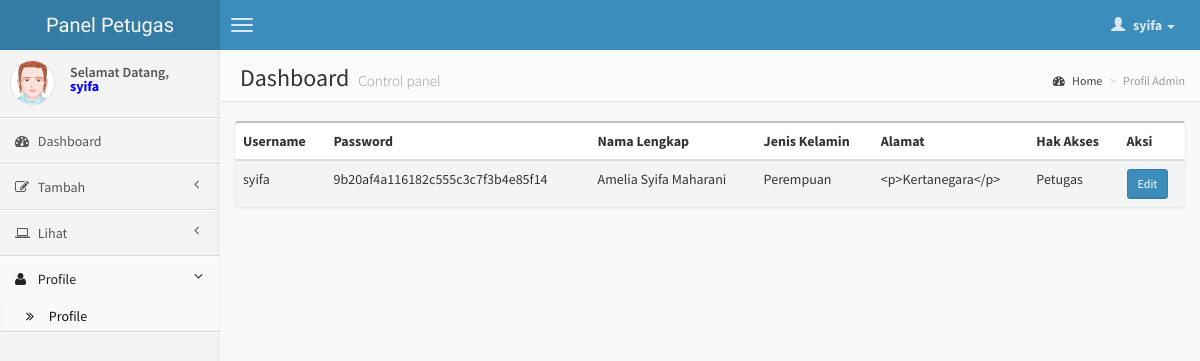
The page /dashboard/petugas/profile.php (signed in) on the database its author committed.
### tables this page shows
CREATE TABLE IF NOT EXISTS `sig_auth_user` (
  `Username` varchar(255) NOT NULL,
  `Password` varchar(255) NOT NULL,
  `Nama_Lengkap` varchar(255) NOT NULL,
  `Jenis_Kelamin` enum('Laki - Laki','Perempuan','','') NOT NULL,
  `Alamat` text NOT NULL,
  `Hak_Akses` enum('Administrator','Petugas') NOT NULL DEFAULT 'Petugas',
  PRIMARY KEY (`Username`)
);

### dashboard/petugas/profile.php (the view, shortened to what this page needs)
<?php
if($_SESSION['Hak_Akses'] == 'Petugas')
{?>
<!DOCTYPE html>
<html>
    <head>
        <link href="css/bootstrap.min.css" rel="stylesheet" type="text/css" />
        <link href="css/font-awesome.min.css" rel="stylesheet" type="text/css" />
        <link href="css/ionicons.min.css" rel="stylesheet" type="text/css" />
        <link href="css/AdminLTE.css" rel="stylesheet" type="text/css" />
    </head>
    <body class="skin-blue">
        <header class="header">
            <a href="index.php" class="logo">
                Panel Petugas
            </a>
            <nav class="navbar navbar-static-top" role="navigation">
                <a href="#" class="navbar-btn sidebar-toggle" data-toggle="offcanvas" role="button">
                    <span class="icon-bar"></span>
                    <span class="icon-bar"></span>
                    <span class="icon-bar"></span>
                </a>
                <div class="navbar-right">
                    <ul class="nav navbar-nav">
                        <li class="dropdown user user-menu">
                            <a href="#" class="dropdown-toggle" data-toggle="dropdown">
                                <i class="glyphicon glyphicon-user"></i>
                                <span><?php echo $_SESSION['Username'];?> <i class="caret"></i></span>
                            </a>
                        </li>
                    </ul>
                </div>
            </nav>
        </header>
        <div class="wrapper row-offcanvas row-offcanvas-left">
            <aside class="left-side sidebar-offcanvas">
                <section class="sidebar">
                    <div class="user-panel">
                        <div class="pull-left image">
                           <?php if($_SESSION['Jenis_Kelamin']== 'Laki - Laki') { ?>
                           <img src="img/avatar5.png" class="img-circle" alt="User Image" />
                           <?php }
				     	   else{ ?>
                           <img src="img/avatar2.png" class="img-circle" alt="User Image" />
                           <?php } ?>
                        </div>
                        <div class="pull-left info">
                            Selamat Datang, <br>
                          <p style="font-weight:bold; color:#00F;"> <?php echo $_SESSION['Username'];?></p>
                        </div>
                    </div>
                    <ul class="sidebar-menu">
                        <li class="">
                            <a href="index.php">
                                <i class="fa fa-dashboard"></i> <span>Dashboard</span>
                            </a>
                        </li>
                        <li class="treeview">
                            <a href="#">
                                <i class="fa fa-edit"></i>
                                <span>Tambah</span>
                                <i class="fa fa-angle-left pull-right"></i>
                            </a>
                        </li>
                        <li class="treeview">
                            <a href="#">
                                <i class="fa fa-laptop"></i>
                                <span>Lihat</span>
                                <i class="fa fa-angle-left pull-right"></i>
                            </a>
                        </li>
                        <li class="treeview active">
                            <a href="#">
                                <i class="fa fa-user"></i>
                                <span>Profile</span>
                                <i class="fa fa-angle-left pull-right"></i>
                            </a>
                            <ul class="treeview-menu">
                                <li class="active"><a href="profile.php"><i class="fa fa-angle-double-right"></i> Profile</a></li>
                            </ul>
                        </li>
                    </ul>
                </section>
            </aside>
            <aside class="right-side">
                <section class="content-header">
                    <h1>
                        Dashboard
                        <small>Control panel</small>
                    </h1>
                    <ol class="breadcrumb">
                        <li><a href="#"><i class="fa fa-dashboard"></i> Home</a></li>
                        <li class="active">Profil Admin</li>
                    </ol>
                </section>
                <section class="content">
                 <div class="row">
                        <div class="col-md-12">
                            <div class="box">
                                <div class="box-body no-padding">
                                	 <table id="example2"  class="table table-striped">
                                        <thead>
                                            <tr>
                                                <th>Username</th>
                                                <th>Password</th>
                                                <th>Nama Lengkap</th>
                                                <th>Jenis Kelamin</th>
                                                <th>Alamat</th>
                                                <th>Hak Akses</th>
                                                <th>Aksi</th>
                                            </tr>
                                         </thead>
                                         <?php
                                $Username = $_SESSION["Username"];
								$queri = mysql_query("SELECT * FROM `sig_auth_user` WHERE Username='$Username'");
								while($urai = mysql_fetch_array($queri))
								{
								?>
                                         <tbody>
                                         	<tr>
                                            	<td><?php echo $urai['Username'];?></td>
                                                <td><?php echo $urai['Password'];?></td>
                                                <td><?php echo $urai['Nama_Lengkap'];?></td>
                                                <td><?php echo $urai['Jenis_Kelamin'];?></td>
                                                <td><?php echo $urai['Alamat'];?></td>
                                                <td><?php echo $urai['Hak_Akses'];?></td>
                                                <td><a href="edit_profile.php?Username=<?php echo $urai['Username'];?>" title="Edit"><button class="btn btn-primary btn-sm">Edit</button></a></td>
                                            </tr>
                                         </tbody>
                                       <?php };?>
                                 </table>
                                </div>
                            </div>
                         </div>
                  </div>
                </section>
                    </div>
    </body>
</html>
<?php
}
else
{
	include("error.php");
}?>

### rows shown on the page
sig_auth_user: Username "syifa", Password "9b20af4a116182c555c3c7f3b4e85f14", Nama_Lengkap "Amelia Syifa Maharani", Jenis_Kelamin "Perempuan", Alamat "<p>Kertanegara</p>", Hak_Akses "Petugas"

### other values the page prints
$_SESSION['Username'] "syifa"
